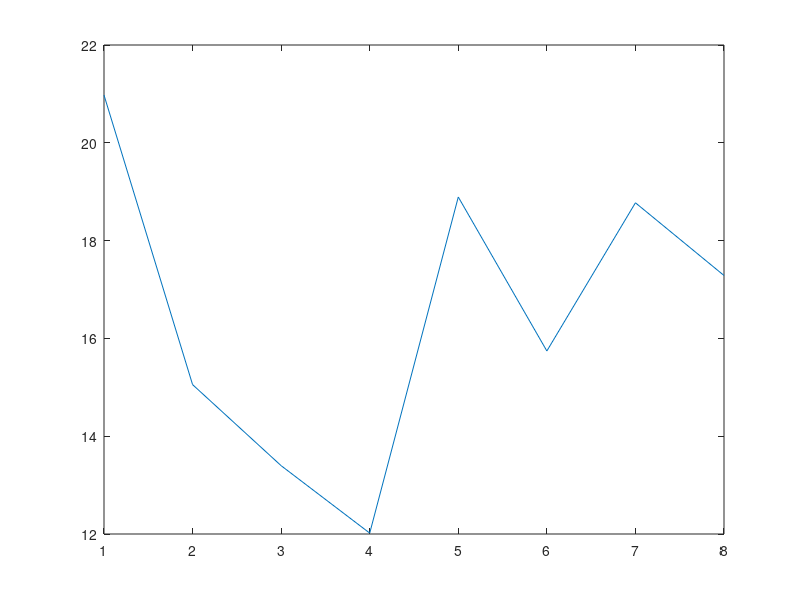
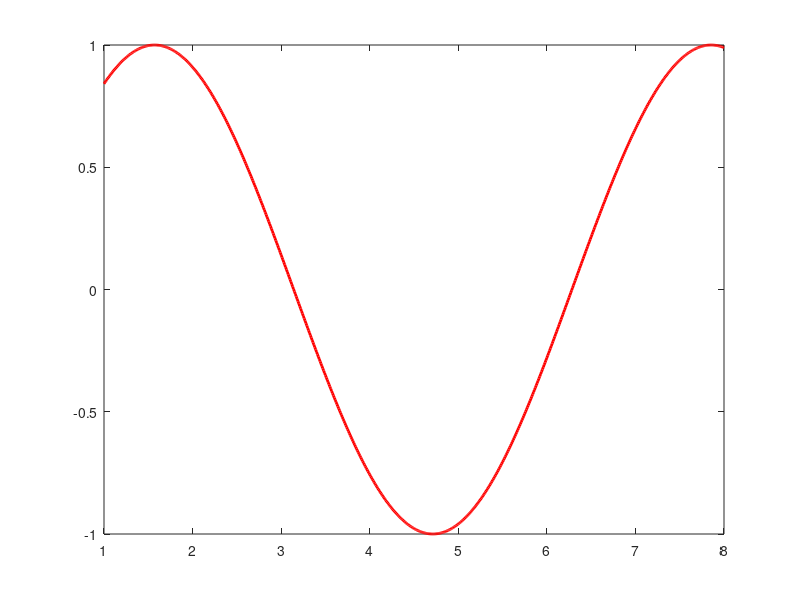
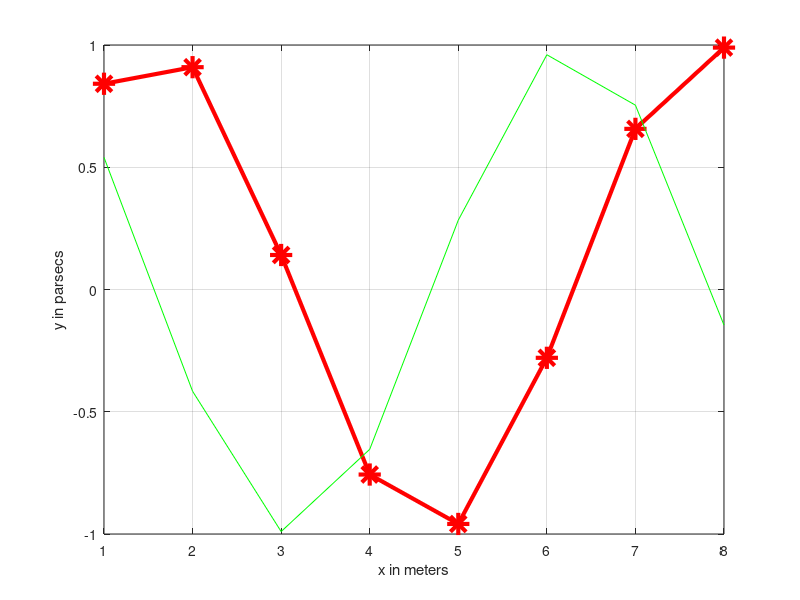

Write the MATLAB code that produced these figures, in order.
% CLASS23JAN  Runnable history of the commands I used in my Math 665 class
% on 23 January 2013.

% generate a 4x4 magic square and check column and row sums
A = magic(4)
sum(A)              % column sums
A'                  % matrix transpose
sum(A')             % row sums
inv(A)              % fails; A is not invertible

% bigger random matrix; extract pieces
A = rand(8)
A(:,3)              % third column
A(1:3,1:3)          % 3x3 upper left corner
A([1 3 5],[1 3 5])  % a different 3x3 extract

% extract entries
B = [3 4 7; 2 3 5; 5 6 7];  % semicolon means no output
B(1,3)              % an entry
name = 'bueler'     % strings are also matrices in Matlab
name(1,4)           % an entry
size(B)             % output is [rows cols]
size(name)          % ditto

% matrix multiplication (and compatible sizes
x = (1:8)'
size(x)
size(A)
x = (1:8)'
A * x               % works
%x * A              % illegal
%A * B              % illegal

% you can plot vectors
figure(1)
y = A * x
plot(x,y)           % plot in default style

% making useful plots: use fine grid
figure(2)
x = 1:.01:8;        % fine grid
plot(x,sin(x),'r','linewidth',2.0) % red and thicker line
%help plot          % get more info

% decorated plot
figure(3)
x = 1:8;
plot(x,sin(x),'r-*','markersize',16,'linewidth',3.0)
xlabel('x in meters')
ylabel('y in parsecs')
grid on
hold on
plot(x,cos(x),'g')  % green
hold off

% legal matrix ops
B
inv(B)
det(B)
B^2
B^(-1)

% legal entry-wise ops
B.^2
exp(B)

% more legal matrix ops
C = hilb(3)*30      % generate a 3x3 matrix another way
B * C               % matrix product
B .* C              % entrywise product; different from B * C
B + C               % unambiguous

% size matters
x = 1:8;
%x^2                % illegal to multiply by itself as a matrix
x*x'                % dot (inner) product with itself
x.^2                % entrywise square

% assigment versus logical comparison
x = 2               % assignment
x = x^2             % assignment
x == x^2            % is x equal to x^2?  (gives true=1 or false=0)
x < x^2
x ~= x^2            % equivalent that works in octave: x != x^2

% enter linear system   A v = b   as an augmented matrix
A = [1 8 2; 1 -1 -1; 2 3 1]
b = [5 -1 4]'
Ab = [A b]
%Ab = [A; b]  % error: wrong sizes

% do Gaussian elimination "by-hand-in-Matlab"; watch each row operation
Ab(2,:) = Ab(2,:) - 1*Ab(1,:)
Ab(3,:) = Ab(3,:) - 2*Ab(1,:)
Ab(3,:) = Ab(3,:) - (Ab(3,2)/Ab(2,2)) * Ab(2,:)
format rat          % show as rationals to check by-hand work
Ab
format short

% complete back substitution
v(3) = Ab(3,4) / Ab(3,3)
v(2) = (Ab(2,4) - Ab(2,3)*v(3)) / Ab(2,2)
v(1) = (Ab(1,4) - Ab(1,2)*v(2) - Ab(1,3)*v(3)) / Ab(1,1)

% compare:
vv = A \ b

